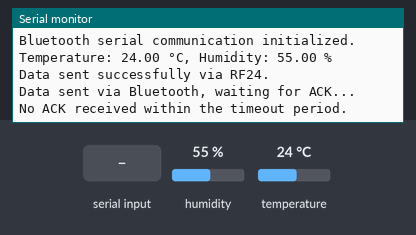
Simulated run of this sketch. Board: Arduino Uno, built with avr-gcc and run on an emulated ATmega328P. On the bench: the last lines printed to the serial monitor. Inputs (shaded band) come from the test bench; at power-on: humidity 55 %, temperature 24 °C. No radio packets arrive unless stated.

Above: at 1.2 s.
1.3 s: "ACK" received over the second serial link
4.7 s: "1" received over the second serial link
7.2 s: humidity set to 22 %
8.7 s: temperature set to 12 °C
At 9.4 s:
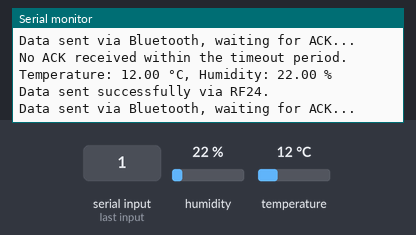
10.2 s: humidity set to 40 %
At 11.5 s:
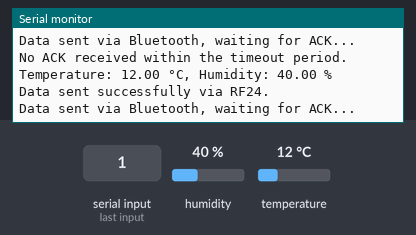
Timing chart, 0 to 12.7 s (numbered marks = the images above; inputs shaded):
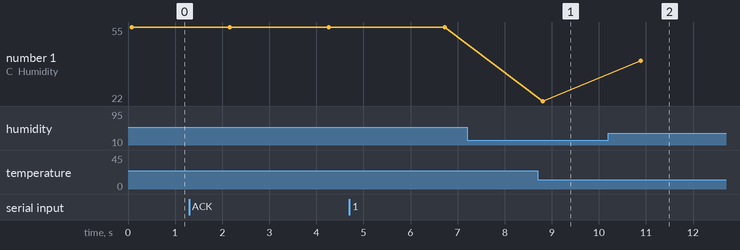

Measured:
- after the input at 8.7 s, the serial monitor: prints a new line after 0.11 s (image 1)
- after the input at 10.2 s, the serial monitor: prints a new line after 0.69 s (image 2)
- plotted number 1: 22 → 40 after the input at 10.2 s

The sketch:

Reciever.ino
```cpp
#include <nRF24L01.h>
#include <RF24.h>
#include <DHT.h>
#include <SoftwareSerial.h>

#define DHTPIN 5 // Pin for DHT sensor
#define DHTTYPE DHT11 // Define DHT type

DHT dht(DHTPIN, DHTTYPE);
RF24 transmit(2, 3); // Define RF24 object for transmission
byte address[5] = "00001"; // Define address

SoftwareSerial bluetooth(8, 9);  // RX, TX

struct package {
  float temperature;
  float humidity;
};

typedef struct package Package;
Package data;

void setup() {
  Serial.begin(9600);  // Initialize serial communication for debugging
  bluetooth.begin(9600);  // Initialize Bluetooth serial communication
  dht.begin(); // Initialize DHT sensor
  transmit.begin(); // Initialize RF24 module
  transmit.openWritingPipe(address); // Open writing pipe to address 00001
  transmit.setPALevel(RF24_PA_MAX); // Set RF power output to maximum
  transmit.setDataRate(RF24_250KBPS); // Set data rate to 250kbps
  transmit.setChannel(100); // Set frequency channel to 100
  transmit.stopListening(); // Set module as transmitter

  Serial.println("Transmitter setup complete.");
  Serial.println("Bluetooth serial communication initialized.");
}

void loop() {
  data.temperature = dht.readTemperature();
  data.humidity = dht.readHumidity();

  // Print sensor data to serial monitor
  Serial.print("Temperature: ");
  Serial.print(data.temperature);
  Serial.print(" °C, Humidity: ");
  Serial.print(data.humidity);
  Serial.println(" %");

  // Send data via RF24 module
  bool success = transmit.write(&data, sizeof(data));
  if (success) {
    Serial.println("Data sent successfully via RF24.");
    // Send data via Bluetooth
    bluetooth.print(data.temperature);
    bluetooth.print(",");
    bluetooth.println(data.humidity);
    Serial.println("Data sent via Bluetooth, waiting for ACK...");

    // Wait for acknowledgment
    long timeout = millis() + 1000; // 1 second timeout
    while (millis() < timeout) {
      if (bluetooth.available()) {
        String response = bluetooth.readString();
        if (response == "ACK") {
          Serial.println("ACK received from Bluetooth device.");
        } else {
          Serial.print("Unexpected response: ");
          Serial.println(response);
        }
        break;
      }
    }

    if (!bluetooth.available()) {
      Serial.println("No ACK received within the timeout period.");
    }

  } else {
    Serial.println("Data sending failed via RF24.");
  }

  delay(1000); // Wait for 1 second before next reading
}
```
